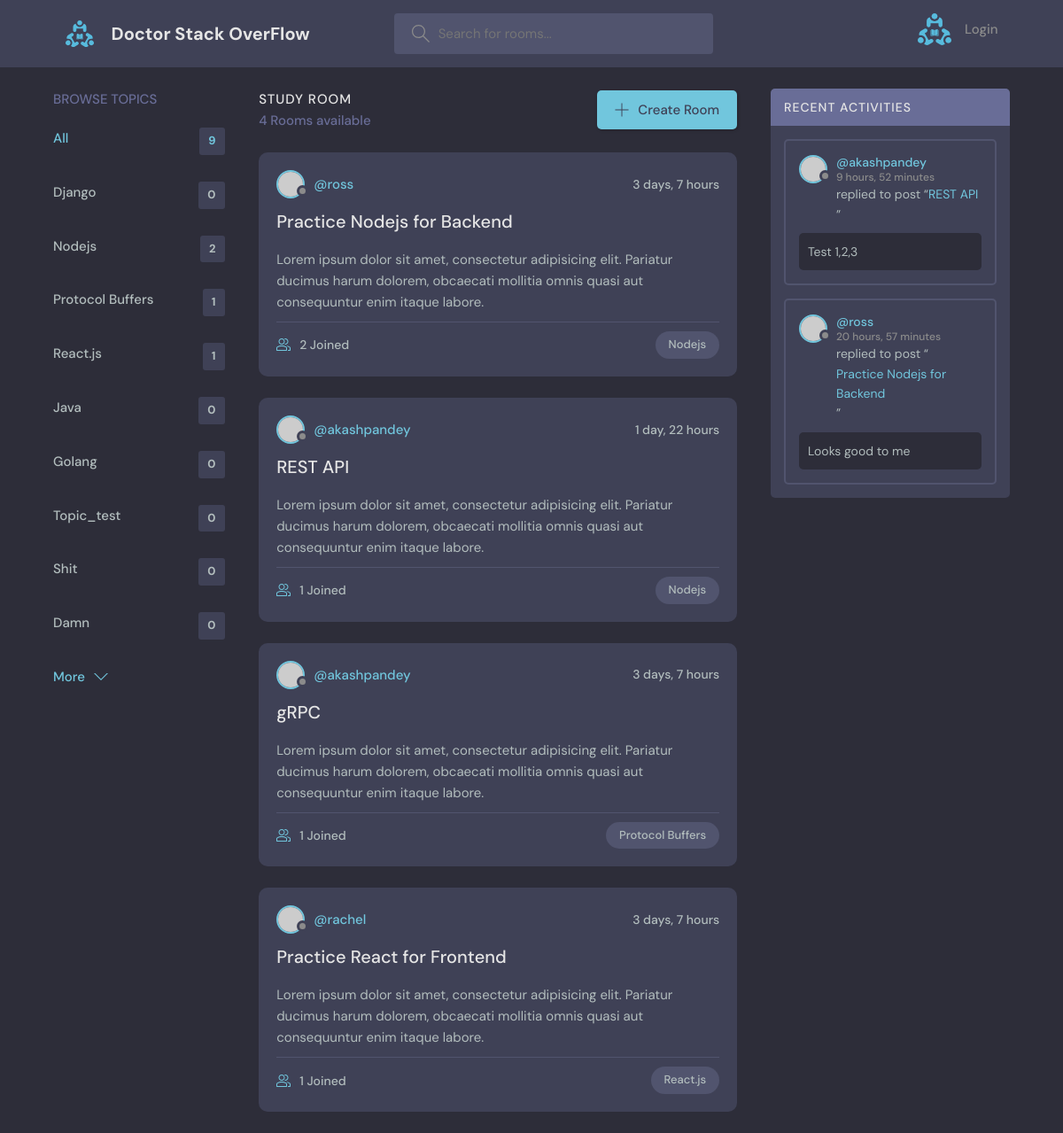
The page / on the database its author committed.
### base/models.py (models this page shows, shortened)
class Topic(models.Model):
    name = models.CharField(max_length=200)

class Room(models.Model):
    host = models.ForeignKey(User, on_delete=models.SET_NULL, null=True)
    topic = models.ForeignKey(Topic, on_delete=models.SET_NULL, null=True)
    name = models.CharField(max_length=200)
    description = models.TextField(null=True, blank=True)
    participants = models.ManyToManyField(
        User, related_name='participants', blank=True)
    updated_at = models.DateTimeField(auto_now=True)
    created_at = models.DateTimeField(auto_now_add=True)
    class Meta:
        ordering = ['-updated_at', '-created_at']
    def __str__(self):
        return self.name

class Message(models.Model):
    user = models.ForeignKey(User, on_delete=models.CASCADE)
    room = models.ForeignKey(Room, on_delete=models.CASCADE)
    body = models.TextField()
    updated_at = models.DateTimeField(auto_now=True)
    created_at = models.DateTimeField(auto_now_add=True)
    class Meta:
        ordering = ['-updated_at', '-created_at']
    def __str__(self):
        return self.body[0:50]

### base/views.py (the view)
# urls.py: path('', views.home, name='home'),
def home(request):
    q = request.GET.get('q') if request.GET.get('q') != None else ''
    rooms = Room.objects.filter(Q(topic__name__icontains=q) |
                                Q(name__icontains=q) |
                                Q(description__icontains=q)
                                )
    topics = Topic.objects.all()
    count = rooms.count()
    conversations = Message.objects.filter(Q(room__topic__name__icontains=q))
    print(conversations)
    context = {'rooms': rooms, 'topics': topics,
               "count": count, "conversations": conversations}
    return render(request, 'base/home.html', context)

### base/templates/base/home.html (shortened to what this page needs)
{%extends 'main.html' %}
{%block content%}
    <main class="layout layout--3">
      <div class="container">
        {%include 'base/topics_component.html' %}
        <div class="roomList">
          <div class="roomList__header">
            <div>
              <h2>Study Room</h2>
              <p>{{rooms.count}} Rooms available</p>
            </div>
            <a class="btn btn--main" href='{% url 'create-room' %}'>
              <svg version="1.1" xmlns="http://www.w3.org/2000/svg" width="32" height="32" viewBox="0 0 32 32">
                <title>add</title>
                <path
                  d="M16.943 0.943h-1.885v14.115h-14.115v1.885h14.115v14.115h1.885v-14.115h14.115v-1.885h-14.115v-14.115z"
                ></path>
              </svg>
              Create Room
            </a>
          </div>
          {%include 'base/feed_component.html' %}
        </div>
        {%include 'base/activity_component.html' %}
      </div>
    </main>
    {%endblock content%}

### base/templates/base/topics_component.html
<div class="topics">
    <div class="topics__header">
      <h2>Browse Topics</h2>
    </div>
    <ul class="topics__list">
      <li>
        <a href="{%url 'home' %}" class="active">All <span>{{topics.count}}</span></a>
      </li>
      {% for topic in topics%}
      <li>
        <a href="{% url 'home' %}?q={{topic.name}}">{{topic.name}} <span>{{topic.room_set.all.count}}</span></a>
      </li>
      {% endfor %}
    </ul>
    <a class="btn btn--link" href="topics.html">
      More
      <svg version="1.1" xmlns="http://www.w3.org/2000/svg" width="32" height="32" viewBox="0 0 32 32">
        <title>chevron-down</title>
        <path d="M16 21l-13-13h-3l16 16 16-16h-3l-13 13z"></path>
      </svg>
    </a>
  </div>

### base/templates/base/feed_component.html (shortened to what this page needs)
{% for room in rooms%}
<div class="roomListRoom">
    <div class="roomListRoom__header">
      <a href="{% url 'user-profile' room.host.id %}" class="roomListRoom__author">
        <div class="avatar avatar--small">
          <img src="https://randomuser.me/api/portraits/women/11.jpg" />
        </div>
        <span>@{{room.host.username}}</span>
      </a>
      <div class="roomListRoom__actions">
        <span>{{room.created_at|timesince}}</span>
      </div>
    </div>
    <div class="roomListRoom__content">
      <a href="{%url 'room' room.id %}">{{room.name}}</a>
      <p>
        Lorem ipsum dolor sit amet, consectetur adipisicing elit. Pariatur ducimus harum dolorem, obcaecati
        mollitia omnis quasi aut consequuntur enim itaque labore.
      </p>
    </div>
    <div class="roomListRoom__meta">
      <a href="{%url 'room' room.id %}" class="roomListRoom__joined">
        {{room.participants.all.count}} Joined
      </a>
      <p class="roomListRoom__topic">{{room.topic.name}}</p>
    </div>
  </div>
{% endfor %}

### base/templates/base/activity_component.html (shortened to what this page needs)
            <div class="activities">
                <div class="activities__header">
                  <h2>Recent Activities</h2>
                </div>
                {% for c in conversations %}
                <div class="activities__box">
                  <div class="activities__boxHeader roomListRoom__header">
                    <a href="{%url 'user-profile' c.user.id%}" class="roomListRoom__author">
                      <div class="avatar avatar--small">
                        <img src="https://randomuser.me/api/portraits/women/11.jpg" />
                      </div>
                      <p>
                        @{{c.user}}
                        <span>{{c.created_at|timesince}}</span>
                      </p>
                    </a>
                  </div>
                  <div class="activities__boxContent">
                    <p>replied to post “<a href="{%url 'room' c.room.id %}">{{c.room}}</a>”</p>
                    <div class="activities__boxRoomContent">
                     {{c.body}}
                    </div>
                  </div>
                </div>
                {% endfor %}
              </div>

### rows shown on the page
Topic: name "Django", room_set.all.count "0"
Topic: name "Nodejs", room_set.all.count "2"
Topic: name "Protocol Buffers", room_set.all.count "1"
Topic: name "React.js", room_set.all.count "1"
Topic: name "Java", room_set.all.count "0"
Topic: name "Golang", room_set.all.count "0"
Topic: name "Topic_test", room_set.all.count "0"
Topic: name "Shit", room_set.all.count "0"
Topic: name "Damn", room_set.all.count "0"
Room: host.username "ross", created_at "3 days, 7 hours", name "Practice Nodejs for Backend", participants.all.count "2", topic.name "Nodejs"
Room: host.username "akashpandey", created_at "1 day, 22 hours", name "REST API", participants.all.count "1", topic.name "Nodejs"
Room: host.username "akashpandey", created_at "3 days, 7 hours", name "gRPC", participants.all.count "1", topic.name "Protocol Buffers"
Room: host.username "rachel", created_at "3 days, 7 hours", name "Practice React for Frontend", participants.all.count "1", topic.name "React.js"
Message: user "akashpandey", created_at "9 hours, 52 minutes", room "REST API", body "Test 1,2,3"
Message: user "ross", created_at "20 hours, 57 minutes", room "Practice Nodejs for Backend", body "Looks good to me"

### other values the page prints
{{ topics.count }} "9"
{{ rooms.count }} "4"
